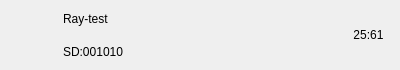
<?xml version="1.0" encoding="UTF-8"?>
<ui version="4.0">
 <class>ChatUserWid</class>
 <widget class="QWidget" name="ChatUserWid">
  <property name="geometry">
   <rect>
    <x>0</x>
    <y>0</y>
    <width>400</width>
    <height>70</height>
   </rect>
  </property>
  <property name="sizePolicy">
   <sizepolicy hsizetype="Preferred" vsizetype="Preferred">
    <horstretch>0</horstretch>
    <verstretch>0</verstretch>
   </sizepolicy>
  </property>
  <property name="minimumSize">
   <size>
    <width>0</width>
    <height>70</height>
   </size>
  </property>
  <property name="maximumSize">
   <size>
    <width>16777215</width>
    <height>70</height>
   </size>
  </property>
  <property name="windowTitle">
   <string>Form</string>
  </property>
  <layout class="QHBoxLayout" name="horizontalLayout">
   <property name="spacing">
    <number>5</number>
   </property>
   <property name="leftMargin">
    <number>6</number>
   </property>
   <property name="topMargin">
    <number>2</number>
   </property>
   <property name="rightMargin">
    <number>6</number>
   </property>
   <property name="bottomMargin">
    <number>2</number>
   </property>
   <item>
    <widget class="QWidget" name="icon_wid" native="true">
     <property name="minimumSize">
      <size>
       <width>50</width>
       <height>50</height>
      </size>
     </property>
     <property name="maximumSize">
      <size>
       <width>50</width>
       <height>50</height>
      </size>
     </property>
     <layout class="QHBoxLayout" name="horizontalLayout_2">
      <property name="spacing">
       <number>0</number>
      </property>
      <property name="leftMargin">
       <number>0</number>
      </property>
      <property name="topMargin">
       <number>0</number>
      </property>
      <property name="rightMargin">
       <number>0</number>
      </property>
      <property name="bottomMargin">
       <number>0</number>
      </property>
      <item>
       <widget class="QLabel" name="icon_lb">
        <property name="minimumSize">
         <size>
          <width>45</width>
          <height>45</height>
         </size>
        </property>
        <property name="maximumSize">
         <size>
          <width>45</width>
          <height>45</height>
         </size>
        </property>
        <property name="text">
         <string/>
        </property>
        <property name="alignment">
         <set>Qt::AlignmentFlag::AlignCenter</set>
        </property>
        <property name="wordWrap">
         <bool>true</bool>
        </property>
       </widget>
      </item>
     </layout>
    </widget>
   </item>
   <item>
    <widget class="QWidget" name="user_info_wid" native="true">
     <property name="maximumSize">
      <size>
       <width>16777215</width>
       <height>16777215</height>
      </size>
     </property>
     <layout class="QVBoxLayout" name="verticalLayout">
      <property name="spacing">
       <number>4</number>
      </property>
      <property name="leftMargin">
       <number>2</number>
      </property>
      <property name="topMargin">
       <number>2</number>
      </property>
      <property name="rightMargin">
       <number>2</number>
      </property>
      <property name="bottomMargin">
       <number>2</number>
      </property>
      <item>
       <widget class="QLabel" name="user_name_lb">
        <property name="maximumSize">
         <size>
          <width>200</width>
          <height>16777215</height>
         </size>
        </property>
        <property name="text">
         <string>Ray-test</string>
        </property>
       </widget>
      </item>
      <item>
       <widget class="QLabel" name="user_chat_lb">
        <property name="maximumSize">
         <size>
          <width>200</width>
          <height>16777215</height>
         </size>
        </property>
        <property name="text">
         <string>SD:001010</string>
        </property>
       </widget>
      </item>
     </layout>
    </widget>
   </item>
   <item>
    <widget class="QWidget" name="widget_3" native="true">
     <property name="sizePolicy">
      <sizepolicy hsizetype="Preferred" vsizetype="Preferred">
       <horstretch>0</horstretch>
       <verstretch>0</verstretch>
      </sizepolicy>
     </property>
     <property name="minimumSize">
      <size>
       <width>50</width>
       <height>50</height>
      </size>
     </property>
     <property name="maximumSize">
      <size>
       <width>50</width>
       <height>50</height>
      </size>
     </property>
     <layout class="QHBoxLayout" name="horizontalLayout_3">
      <property name="spacing">
       <number>0</number>
      </property>
      <property name="leftMargin">
       <number>0</number>
      </property>
      <property name="topMargin">
       <number>0</number>
      </property>
      <property name="rightMargin">
       <number>0</number>
      </property>
      <property name="bottomMargin">
       <number>0</number>
      </property>
      <item>
       <widget class="QLabel" name="time_lb">
        <property name="minimumSize">
         <size>
          <width>45</width>
          <height>30</height>
         </size>
        </property>
        <property name="maximumSize">
         <size>
          <width>45</width>
          <height>30</height>
         </size>
        </property>
        <property name="text">
         <string>25:61</string>
        </property>
        <property name="alignment">
         <set>Qt::AlignmentFlag::AlignCenter</set>
        </property>
       </widget>
      </item>
     </layout>
    </widget>
   </item>
  </layout>
 </widget>
 <resources/>
 <connections/>
</ui>
